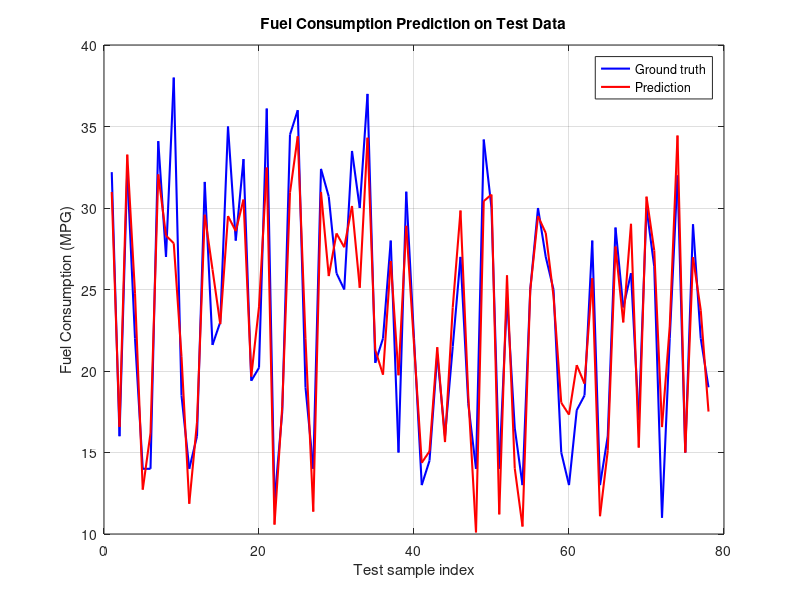

Write MATLAB code to recreate this figure.
%% Load data

load('D_mpg.mat');

%% Split features/labels and augment with a bias row

y = D_mpg(7, :).';         % 392×1
M = numel(y);              % 392
P = 314;                   % training samples
T = M - P;                 % test samples (should be 78)

X  = D_mpg(1:6, :);        % 6×392 (features)
Xh = [X; ones(1, M)];      % 7×392 (augment with ones)

Xh_tr = Xh(:, 1:P);        % 7×314
y_tr  = y(1:P);            % 314×1


%% Test split

Xh_te = Xh(:, P+1:M);      % 7×78
y_te  = y(P+1:M);          % 78×1


%% Least-squares weights (pseudo-inverse)

A_tr = Xh_tr.';            % 314×7 design matrix
w_star = pinv(A_tr) * y_tr;


%% Predict and compute RMSE

yhat_tr = Xh_tr.' * w_star;   % 314×1 (vectorized prediction, no loop)
yhat_te = Xh_te.' * w_star;   % 78×1  (vectorized prediction, no loop)  

RMSE_train = sqrt(mean((y_tr - yhat_tr).^2));
RMSE_test  = sqrt(mean((y_te - yhat_te).^2));

fprintf('RMSE_train = %.6f\n', RMSE_train);
fprintf('RMSE_test  = %.6f\n', RMSE_test);

%% Plot predictions vs ground truth

figure;
plot(y_te,    'b-', 'LineWidth', 1.5); hold on;   % Ground truth in BLUE
plot(yhat_te, 'r-', 'LineWidth', 1.5);            % Prediction in RED
grid on;
xlabel('Test sample index');
ylabel('Fuel Consumption (MPG)');
legend('Ground truth', 'Prediction');
title('Fuel Consumption Prediction on Test Data');
